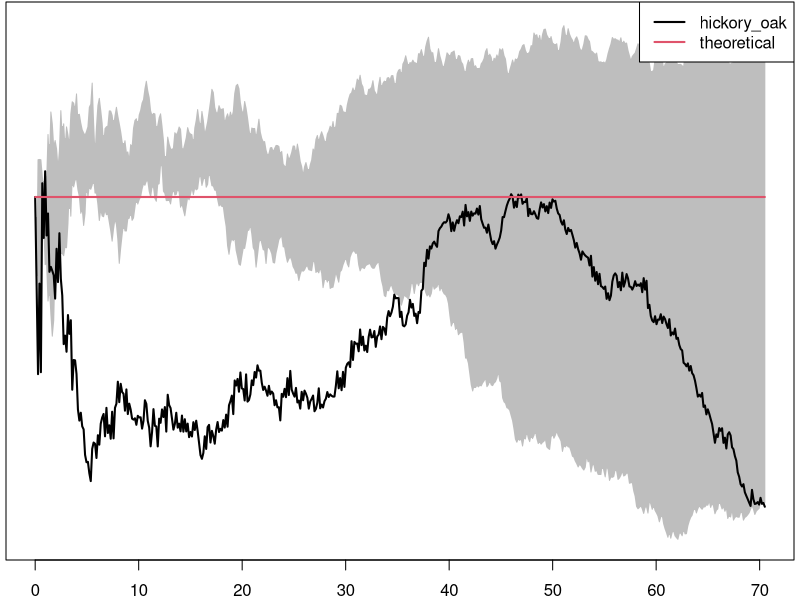
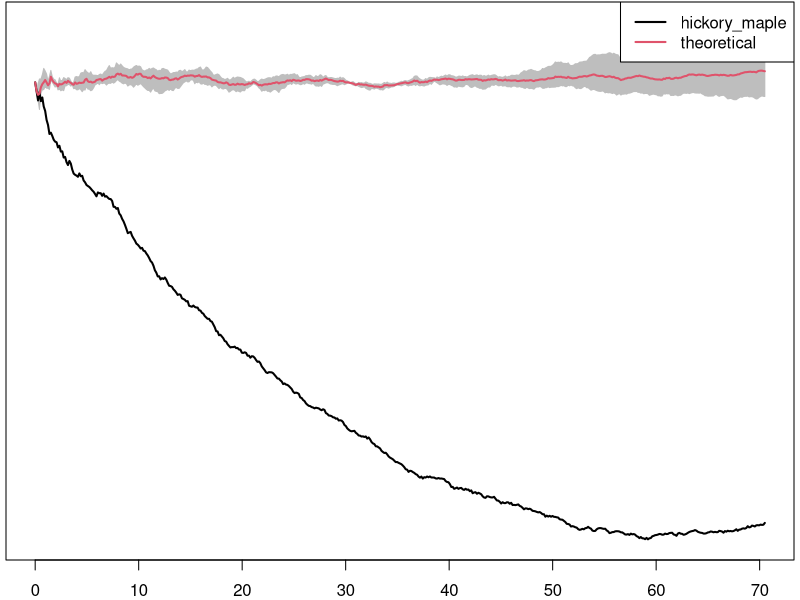
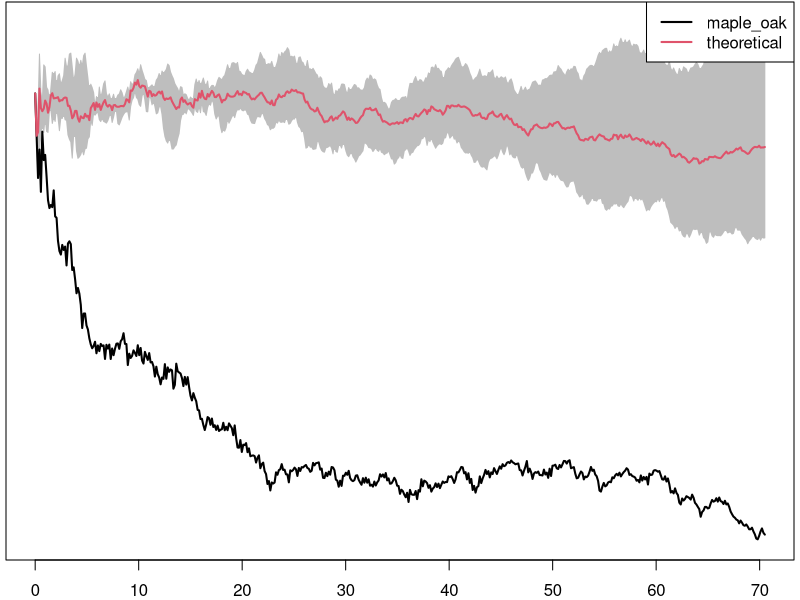
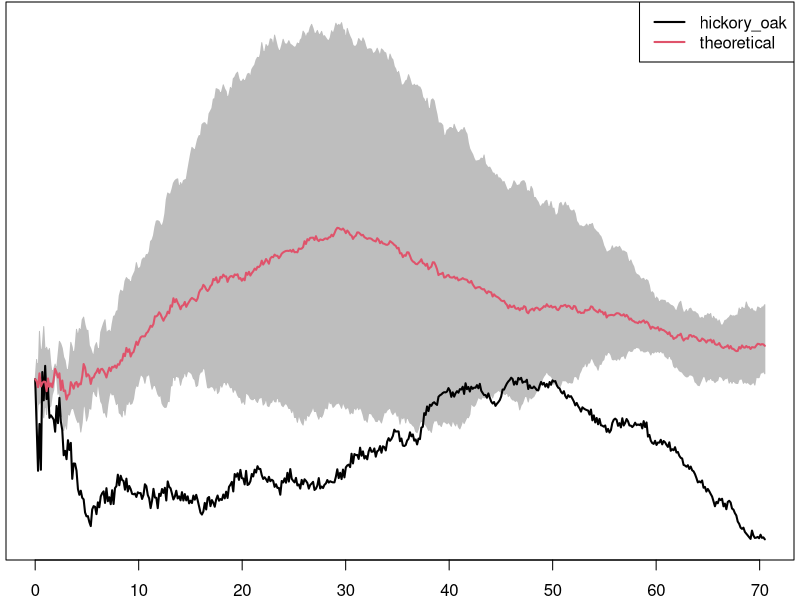
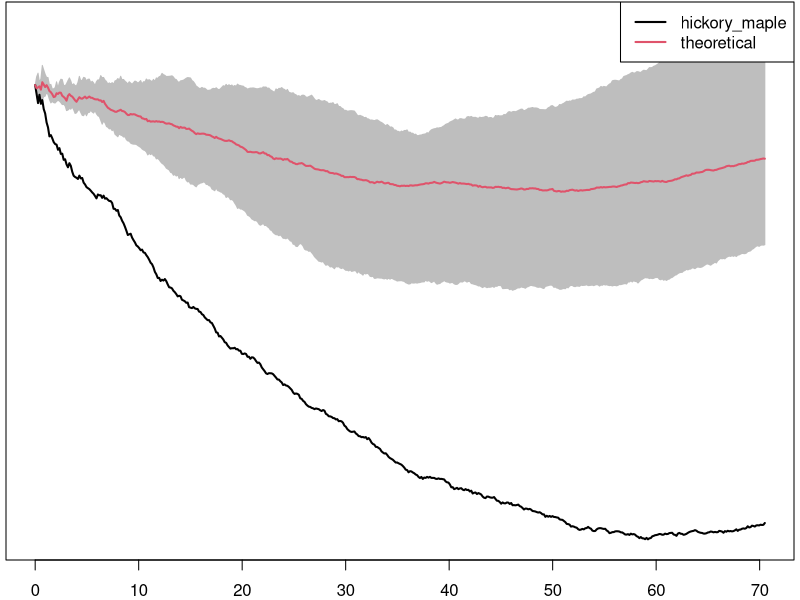
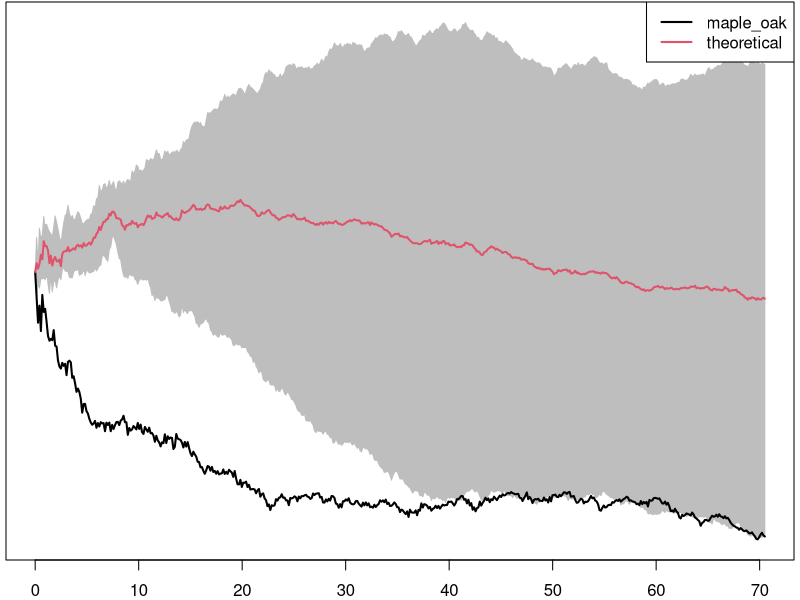
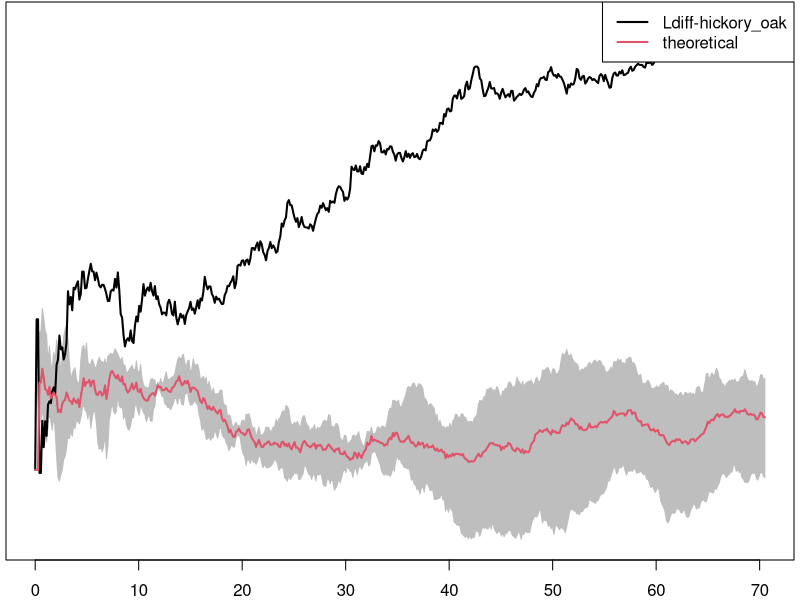
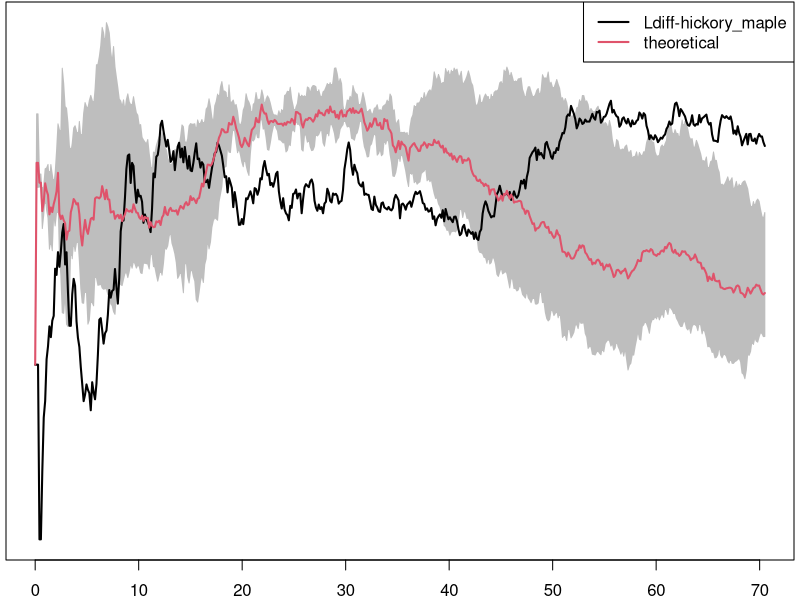

Generate these figures, in order, with R:
# Lansing wood data analysis

exportFigs <- 1
displayFigs <- 0
interaction <- 0
speciesinteraction <- 1
intensity <- 0
dimyx <- ifelse(exportFigs,c(500,500),c(100,100))
nsim <- 3

require("spatstat");
require("RColorBrewer")
#require("playwith");
data(lansing)
lansingm <- lansing

#unitname(lansingm) <- c("metre","metres",round(924/3.2808399))
unitname(lansingm) <- list("metre","metres",1)
ft2m <- round(lansing$window$units$multiplier/3.2808399)
lansingm <- affine(lansingm,diag(c(ft2m,ft2m)))
range <- lansingm$window$xrange

jet.colors <-
  colorRampPalette(c("#00007F", "blue", "#007FFF", "cyan",
                     "#7FFF7F", "yellow", "#FF7F00", "red", "#7F0000"))

mar_lab <- c(2.5,2.5,1.5,1.0)
mar_tight <- c(0.1,0.1,0.1,0.1)
myplot <- function(...,width=6,height=6,mar=mar_lab,file=FALSE,nodevoff=FALSE,afterfn=NULL,k=NULL) {
	if(displayFigs) {
		quartz()
		par(mar=mar)
		p <- plot(...)
		if(is.function(afterfn)) {
			afterfn(p,k)
		}
		if(!exportFigs) {
			return(p)
		}
	}
	if(exportFigs && file != FALSE) {
		pdf(file=file,width=width,height=height)
		par(mar=mar)
		p <- plot(...)
		if(is.function(afterfn)) {
			afterfn(p,k)
		}
		if(!nodevoff) {
			dev.off()
		}
		return(p)
	}
}
listplot <- function(k,v,file=FALSE,formula=FALSE,...) {
	if(formula != FALSE) {
		p <- myplot(v,formula,file=sprintf(file,k),k=k,...)
	} else {
		p <- myplot(v,file=sprintf(file,k),k=k,...)
	}
	return(p)
}

sigma <- bw.relrisk(lansing);


nlansing <- lansingm[lansingm$marks!="misc"];
levels(nlansing$marks) <- c("oak","hickory","maple",NA,"oak","oak")

hm <- lansingm[lansingm$marks=="maple" | lansingm$marks=="hickory"];
levels(hm$marks) <- c(NA,"hickory","maple",NA,NA,NA)

oaks <- lansing[grep("oak",lansing$marks)]
levels(oaks$marks) <- c("blackoak",NA,NA,NA,"redoak","whiteoak")

oakhm <- nlansing
levels(oakhm$marks) <- c("oak","hm","hm")

bw <- bw.diggle(nlansing)

if(intensity) {
	dens1 <- density(split(nlansing),
		sigma=2.5*sigma,
		dimyx=dimyx)
	
	rl=relrisk(nlansing,sigma=2.5*sigma)
	
	# smoothed intensities
	mapply(listplot,names(rl),rl,
		MoreArgs=list(
			zlim = c(0, 0.7),
			col=jet.colors(512),
			main="",
			mar=mar_tight,
			ribbon=FALSE,
			file="intensity_relative_%s.pdf",
			width=3,
			height=3
		))
	
	# original point patterns
	mapply(listplot,names(split(lansing)),split(lansing),
		MoreArgs=list(
			main="",
			mar=mar_tight,
			file="lansing_%s.pdf",
			width=3,
			height=3
		))
	
	# combined point patterns
	mapply(listplot,list("oaks","hm","all"),list(oaks,hm,lansing),
		MoreArgs=list(
			use.marks=FALSE,
			pch=21,
			main="",
			mar=mar_tight,
			file="lansing_%s_combined.pdf",
			width=3,
			height=3
		))
}

if(interaction) {
	
	patrns <- c(split(nlansing),list(hm=hm,all=nlansing))
	Ls <- mapply(envelope,patrns,list(Lest,Linhom,Linhom,Lest,Lest),
		MoreArgs=list(
			nsim=nsim,
			correction="Ripley",
			normpower=2,
			sigma=2.5*sigma
		),SIMPLIFY=FALSE)
	mapply(listplot,names(patrns),Ls,
		MoreArgs=list(
			main="",
			formula=.-r~r,
			file="l_%s.pdf",
			legend=FALSE,
			width=3,
			height=3,
			mar=c(2.0,0.3,0.1,0.3),
			yaxt="n"
		))	
}

if(speciesinteraction) {
	
	# CSRI
	i <- c("hickory","hickory","maple")
	j <- c("oak","maple","oak")
	fns <- mapply(function(i,j){
			return(sprintf("%s_%s",i,j))
		},i,j,USE.NAMES=FALSE)
	
	Ls1 <- envelope(
			nlansing,
			Lcross,
			i=i[1],
			j=j[1],
			nsim=nsim,
			correction="Ripley",
			savepatterns=TRUE)	
			

	Ls <- mapply(
			envelope,
			rep(list(nlansing),2),
			rep(list(Lcross),2),
			i=i[2:3],
			j=j[2:3],
			MoreArgs=list(
				nsim=nsim,
				simulate=Ls1
			),SIMPLIFY=FALSE)	
	csrd <- c(list(Ls1),Ls)
	
	csrp <- mapply(listplot,fns,csrd,
		MoreArgs=list(
			lwd=2,
			lty=1,
			main="",
			formula=.-r~r,
			file="csri_%s.pdf",
			legend=FALSE,
			width=3,
			height=3,
			mar=c(2.0,0.3,0.1,0.3),
			yaxt="n",
			afterfn=function(p,k) {
				legend(
					'topright',
					c(k,"theoretical"),
					col=p$col[1:2],
					lty=1,
					lwd=2
				)
			}
		),SIMPLIFY=FALSE)	
	
	# independence of components
	i <- c("hickory","hickory","maple")
	j <- c("oak","maple","oak")
	fns <- mapply(function(i,j){
			return(sprintf("%s_%s",i,j))
		},i,j,USE.NAMES=FALSE)
	
	
	Ls1 <- envelope(
			nlansing,
			Lcross,
			i=i[1],
			j=j[1],
			nsim=nsim,
			correction="Ripley",
			simulate = expression(rshift(nlansing)),
			savepatterns=TRUE)	

	Ls <- mapply(
			envelope,
			rep(list(nlansing),2),
			rep(list(Lcross),2),
			i=i[2:3],
			j=j[2:3],
			MoreArgs=list(
				simulate = Ls1,
				nsim=nsim
			),SIMPLIFY=FALSE)	
	
	iocd <- c(list(Ls1),Ls)

	iocp <- mapply(listplot,fns,iocd,
		MoreArgs=list(
			lwd=2,
			lty=1,
			main="",
			formula=.-r~r,
			file="ioc_%s.pdf",
			legend=FALSE,
			width=3,
			height=3,
			mar=c(2.0,0.3,0.1,0.3),
			yaxt="n",
			afterfn=function(p,k) {
				legend(
					'topright',
					c(k,"theoretical"),
					col=p$col[1:2],
					lty=1,
					lwd=2
				)
			}
		),SIMPLIFY=FALSE)	

	# random labeling
	Ldif <- function(X, ..., i) { 
		Lidot <- Ldot(X, ..., i = i) 
		L <- Lest(X, ...)
		return(eval.fv(Lidot - L))
	}

	Ls1 <- envelope(
			nlansing,
			Ldif,
			i="hickory",
			nsim=nsim,
			correction="Ripley",
			simulate = expression(rlabel(nlansing)),
			savepatterns=TRUE)	

	Ls <- mapply(
			envelope,
			rep(list(nlansing),length(i)),
			rep(list(Ldif),length(i)),
			i=c("oak","maple"),
			MoreArgs=list(
				simulate = Ls1,
				nsim=nsim
			),SIMPLIFY=FALSE)
	
	rld <- c(list(Ls1),Ls)	
	
	rlp <- mapply(listplot,fns,rld,
		MoreArgs=list(
			main="",
			formula=.~r,
			file="rl_%s.pdf",
			legend=FALSE,
			width=3,
			height=3,
			mar=c(2.0,0.3,0.1,0.3),
			yaxt="n",
		 	lwd=2,
		 	lty=1,
			afterfn=function(p,k) {
				legend(
					'topright',
					c(sprintf("Ldiff-%s",k),"theoretical"),
					col=p$col[1:2],
					lty=1,
					lwd=2
				)
			}
		),SIMPLIFY=FALSE)
	

	# mark connection functions, pairwise
	# bw <- 2*bw.stoyan(nlansing)
	# i <- c("hickory","hickory","maple","hickory","maple","oak")
	# j <- c("oak","maple","oak","hickory","maple","oak")
	# markcs <- mapply(
	# 		markconnect,
	# 		rep(list(nlansing),length(i)),
	# 		i,
	# 		j,
	# 		MoreArgs=list(
	# 			r=seq.int(range[1],range[2],(range[2]-range[1])/500),
	# 			correction="Ripley",
	# 			bw=bw,
	# 			normalise=FALSE
	# 		),SIMPLIFY=FALSE)
	# markc <- markcs[[1]]
	# markc <- markc[,c("r","iso")]
	# for(m in markcs[2:length(markcs)]) {
	# 	markc <- cbind(markc,m[,c("r","iso")])
	# }
	# col <- sapply(brewer.pal(length(markc)-1,"Dark2"),function(c) {
	# 		return(paste(c,as.hexmode(round(0.7*255)),sep=''))
	# 	},USE.NAMES=FALSE)

	# v <- myplot(
	# 		markc,
	# 		legend=FALSE,
	# 		col=col,
	# 		lty=1,
	# 		lwd=4,
	# 		ylab="mark-connection",
	# 		main="",
	# 		file="markc.pdf",nodevoff=TRUE,
	# 		xlim=c(range[1],range[2]),
	# 		ylim=c(0,0.3),
	# 		width=5,
	# 		height=5)
	# legend('topright',
	# 	mapply(function(i,j){
	# 		return(sprintf("%s-%s",i,j))
	# 	},rev(i),rev(j)),
	# 	col=col,
	# 	lwd=4,
	# 	lty=v$lty)
	# if(exportFigs) {
	# 	dev.off()
	# }

}

	
